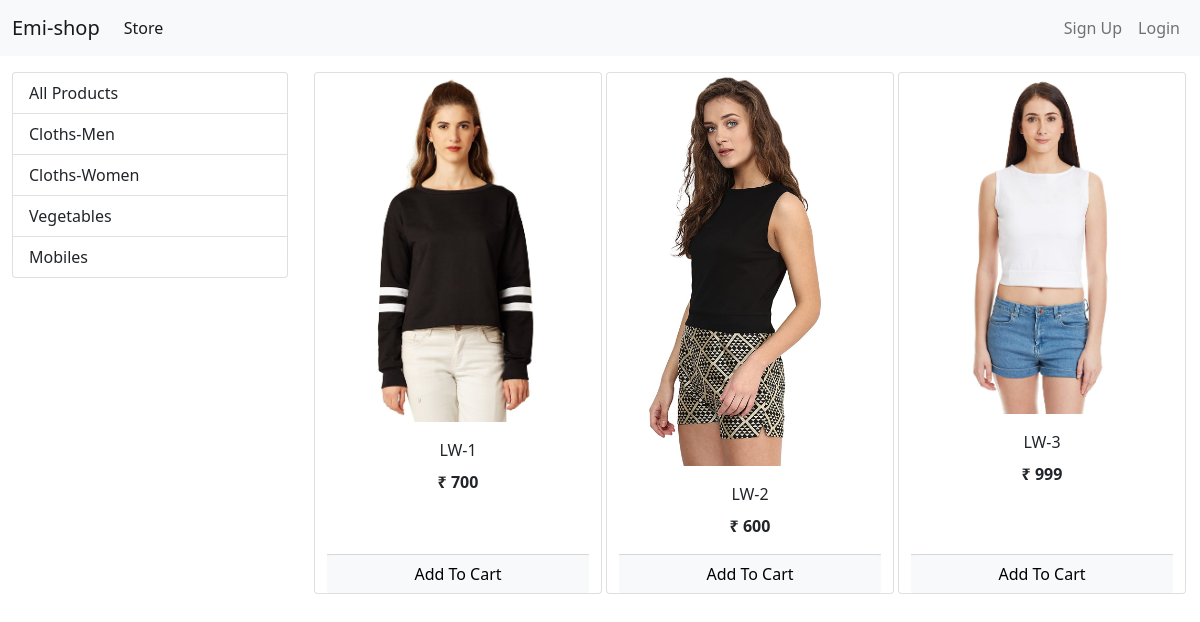
The app's page /?category=2 with its own data.
### store/models/category.py (models this page shows, shortened)
class Category(models.Model):
    name = models.CharField(max_length=25)
    @staticmethod
    def get_all_categories():
        return Category.objects.all()

### store/models/products.py (models this page shows, shortened)
class Prodcuts(models.Model):
    category=models.ForeignKey(Category,on_delete=models.CASCADE,default=1) #if products already available then add 1 bydefault
    name = models.CharField(max_length=100,default='')
    price = models.PositiveIntegerField(default=0)
    description = models.CharField(max_length=450,default='',null=True,blank=True)
    image = models.ImageField(upload_to='uploads/products/')
    class Meta:
        db_table='products'
    @staticmethod
    def get_products_by_category_id(category_id):
        if category_id:
            return Prodcuts.objects.filter(category=category_id)
        else:
            return Prodcuts.objects.all()

### store/views/home.py (the view, shortened to what this page needs)
# urls.py: path('',home.Index.as_view(),name='homepage'),
class Index(View):
    def get(self,request):
        products=None
        cart=request.session.get('cart')
        if not cart:
            cart=request.session['cart']={}
        categories=Category.get_all_categories()
        category_id=request.GET.get('category')
        if category_id:
            products=Prodcuts.get_products_by_category_id(category_id)
        else:
            products=Prodcuts.get_all_products()
        data={}
        data['products']=products
        data['categories']=categories
        print('you are ',request.session.get('email'))
        return render(request,'store/index.html',data)

### store/templatetags/cart.py (called while the page is built)
@register.filter(name='is_in_cart')
def is_in_cart(product,cart):
    keys=cart.keys()
    print(keys)
    cart_keys=list(keys)
    for id in keys:
        print('card id ',id)
        if int(id) == product.id:
            return True
    return False;

### store/templatetags/custom_filter.py (called while the page is built)
@register.filter(name='currency')
def currency(number):
    return "₹ "+str(number)

### store/templates/store/index.html (shortened to what this page needs)
{% extends 'store/base.html' %}
{% block content%}
{% load cart %}
{% load custom_filter %}
<div class="container-fluid mt-3">
    <div class="row">
        <div class="col-lg-3 mx-auto">
            <div class="list-group">
                <a href="/"
                    class="list-group-item list-group-item-action">All Products</a>
                {% for category in categories %}
                    <a href="/?category={{category.id}}"
                    class="list-group-item list-group-item-action">{{category.name}}</a>
                {% endfor %}
            </div>
        </div>
    <div id='products' class="col-lg-9 mx-auto">
                <div class="row mx-auto">
                    {% for product in products %}
                    <div class="card mx-auto mb-3" id={{product.id}} style="width: 18rem;">
                        <img class="card-img-top" src="{{product.image.url}}" alt="Card image cap">
                        <div class="card-body">
                            <p class="card-title text-center">{{product.name}}</p>
                            <p class="card-text text-center"><b>{{product.price|currency}}</b></p>
                        </div>
                        <div class="card-footer p-0 no-gutters">
                            {% if product|is_in_cart:request.session.cart %}
                            <div class="row no-gutters">
                                <form action="/#{{product.id}}" class="col-2 " method="post">
                                    {% csrf_token %}
                                    <input hidden type="text" name='product' value='{{product.id}}'>
                                    <input hidden type="text" name='remove' value='True'>
                                    <input type="submit" value=" - " class="btn btn-block btn-light btn-secondary border-right">
                                </form>
                                <div class="text-center col">{{product|cart_count_quantity:request.session.cart}} in Cart</div>
                                <form action="/#{{product.id}}" class="col-2 " method="post">
                                    {% csrf_token %}
                                    <input hidden type="text" name='product' value='{{product.id}}'>
                                    <input type="submit" value=" + " class="btn btn-block btn-light btn-secondary border-left">
                                </form>
                            </div>
                            {% else %}
                            <form action="/#{{product.id}}" method="POST" class="btn-block">
                                <input type="submit" class="float-right btn btn-light  form-control"
                                    value="Add To Cart">
                            </form>
                            {% endif %}
                        </div>
                    </div>
                    {% endfor %}
                </div>
    </div>
</div>
{% endblock %}

### records on screen
Category: name "Cloths-Men"
Category: name "Cloths-Women"
Category: name "Vegetables"
Category: name "Mobiles"
Prodcuts: image (picture), name "LW-1", price "₹ 700"
Prodcuts: image (picture), name "LW-2", price "₹ 600"
Prodcuts: image (picture), name "LW-3", price "₹ 999"
